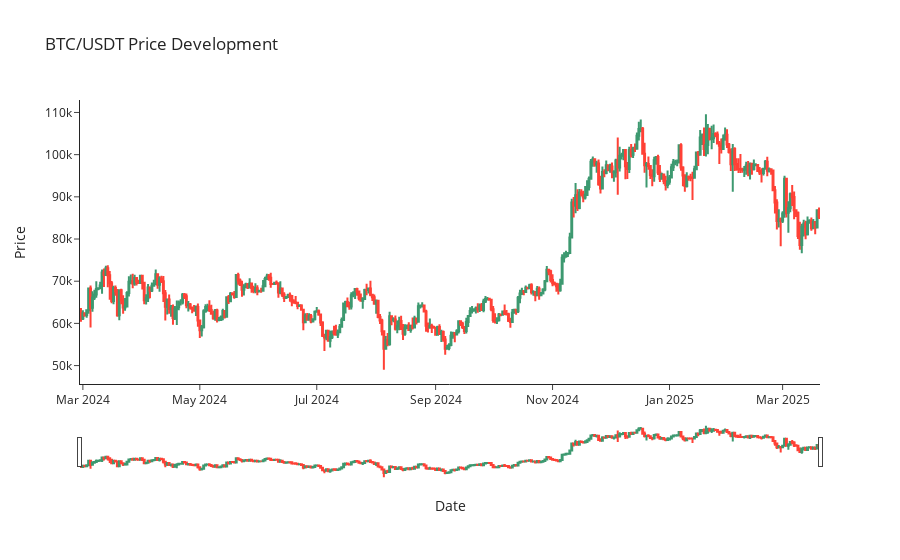

The cell this chart's notebook holds for it:
### Code cell
# Plot BTC price development candlestick chart
import plotly.graph_objects as go

fig = go.Figure(data=[go.Candlestick(x=data.index, open=data['open'], high=data['high'], low=data['low'], close=data['close'])])
fig.update_layout(title='BTC/USDT Price Development', xaxis_title='Date', yaxis_title='Price')
#theme minimal
fig.update_layout(template='simple_white')
fig.show()

### Figure 1 — Plotly figure (JSON) as saved in the notebook; plotly's stock layout.template omitted (floating-point values rounded to 4 significant figures; data arrays with more than 128 entries replaced by an {"elided": "..."} marker saying what was removed)
{"data": [{"close": {"elided": "386 float values"}, "high": {"elided": "386 float values"}, "low": {"elided": "386 float values"}, "open": {"elided": "386 float values"}, "type": "candlestick", "x": {"elided": "386 str values"}}], "layout": {"title": {"text": "BTC/USDT Price Development"}, "xaxis": {"title": {"text": "Date"}}, "yaxis": {"title": {"text": "Price"}}}}
